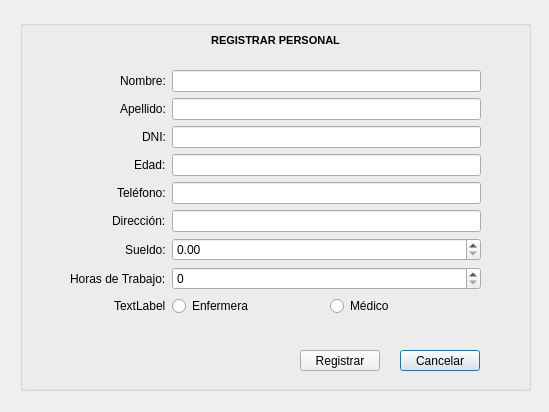
<?xml version="1.0" encoding="UTF-8"?>
<ui version="4.0">
 <class>registrarPersonalGui</class>
 <widget class="QDialog" name="registrarPersonalGui">
  <property name="geometry">
   <rect>
    <x>0</x>
    <y>0</y>
    <width>549</width>
    <height>412</height>
   </rect>
  </property>
  <property name="windowTitle">
   <string>Dialog</string>
  </property>
  <widget class="QGroupBox" name="groupBox">
   <property name="geometry">
    <rect>
     <x>20</x>
     <y>20</y>
     <width>511</width>
     <height>371</height>
    </rect>
   </property>
   <property name="title">
    <string/>
   </property>
   <widget class="QWidget" name="formLayoutWidget">
    <property name="geometry">
     <rect>
      <x>50</x>
      <y>50</y>
      <width>411</width>
      <height>261</height>
     </rect>
    </property>
    <layout class="QFormLayout" name="formLayout">
     <property name="fieldGrowthPolicy">
      <enum>QFormLayout::AllNonFixedFieldsGrow</enum>
     </property>
     <property name="labelAlignment">
      <set>Qt::AlignRight|Qt::AlignTrailing|Qt::AlignVCenter</set>
     </property>
     <item row="0" column="0">
      <widget class="QLabel" name="label_2">
       <property name="text">
        <string>Nombre:</string>
       </property>
      </widget>
     </item>
     <item row="1" column="0">
      <widget class="QLabel" name="label_3">
       <property name="text">
        <string>Apellido:</string>
       </property>
      </widget>
     </item>
     <item row="2" column="0">
      <widget class="QLabel" name="label_4">
       <property name="text">
        <string>DNI:</string>
       </property>
      </widget>
     </item>
     <item row="3" column="0">
      <widget class="QLabel" name="label_5">
       <property name="text">
        <string>Edad:</string>
       </property>
      </widget>
     </item>
     <item row="4" column="0">
      <widget class="QLabel" name="label_6">
       <property name="text">
        <string>Teléfono:</string>
       </property>
      </widget>
     </item>
     <item row="5" column="0">
      <widget class="QLabel" name="label_7">
       <property name="text">
        <string>Dirección:</string>
       </property>
      </widget>
     </item>
     <item row="6" column="0">
      <widget class="QLabel" name="label_8">
       <property name="text">
        <string>Sueldo:</string>
       </property>
      </widget>
     </item>
     <item row="7" column="0">
      <widget class="QLabel" name="label_9">
       <property name="text">
        <string>Horas de Trabajo:</string>
       </property>
      </widget>
     </item>
     <item row="0" column="1">
      <widget class="QLineEdit" name="txtNomPers">
       <property name="enabled">
        <bool>true</bool>
       </property>
      </widget>
     </item>
     <item row="1" column="1">
      <widget class="QLineEdit" name="txtApePers"/>
     </item>
     <item row="2" column="1">
      <widget class="QLineEdit" name="txtDniPers"/>
     </item>
     <item row="3" column="1">
      <widget class="QLineEdit" name="txtEdadPers"/>
     </item>
     <item row="4" column="1">
      <widget class="QLineEdit" name="txtTelPers"/>
     </item>
     <item row="5" column="1">
      <widget class="QLineEdit" name="txtDirPers"/>
     </item>
     <item row="6" column="1">
      <widget class="QDoubleSpinBox" name="douSpinSuePers"/>
     </item>
     <item row="7" column="1">
      <widget class="QSpinBox" name="spinHdtPers"/>
     </item>
     <item row="8" column="0">
      <widget class="QLabel" name="label_10">
       <property name="text">
        <string>TextLabel</string>
       </property>
      </widget>
     </item>
     <item row="8" column="1">
      <layout class="QHBoxLayout" name="horizontalLayout">
       <item>
        <widget class="QRadioButton" name="radMed">
         <property name="text">
          <string>Enfermera</string>
         </property>
        </widget>
       </item>
       <item>
        <widget class="QRadioButton" name="radEnf">
         <property name="text">
          <string>Médico</string>
         </property>
        </widget>
       </item>
      </layout>
     </item>
    </layout>
   </widget>
   <widget class="QLabel" name="label">
    <property name="geometry">
     <rect>
      <x>50</x>
      <y>10</y>
      <width>411</width>
      <height>20</height>
     </rect>
    </property>
    <property name="font">
     <font>
      <pointsize>8</pointsize>
      <weight>75</weight>
      <bold>true</bold>
     </font>
    </property>
    <property name="text">
     <string>REGISTRAR PERSONAL</string>
    </property>
    <property name="alignment">
     <set>Qt::AlignCenter</set>
    </property>
   </widget>
   <widget class="QPushButton" name="cmdCanMed">
    <property name="geometry">
     <rect>
      <x>380</x>
      <y>330</y>
      <width>80</width>
      <height>21</height>
     </rect>
    </property>
    <property name="text">
     <string>Cancelar</string>
    </property>
   </widget>
   <widget class="QPushButton" name="cmdRegMed">
    <property name="geometry">
     <rect>
      <x>280</x>
      <y>330</y>
      <width>80</width>
      <height>21</height>
     </rect>
    </property>
    <property name="text">
     <string>Registrar</string>
    </property>
   </widget>
  </widget>
 </widget>
 <resources/>
 <connections/>
</ui>
